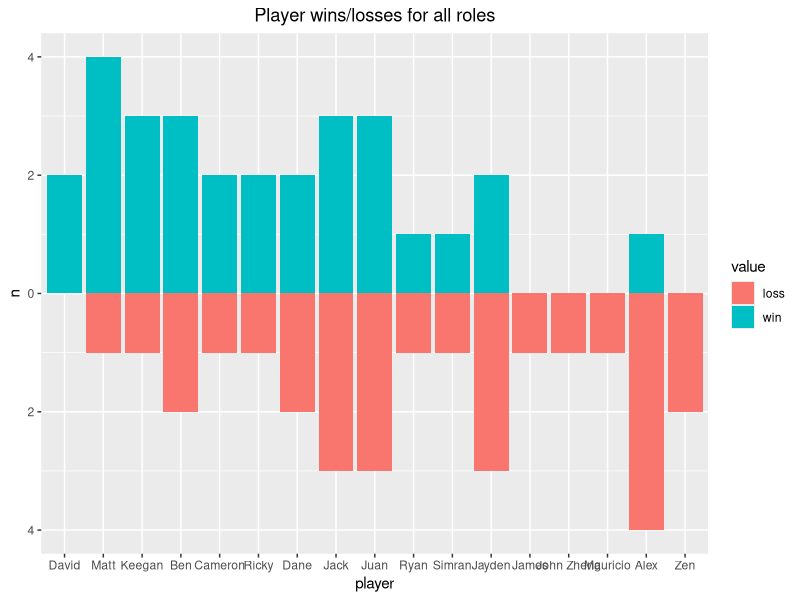
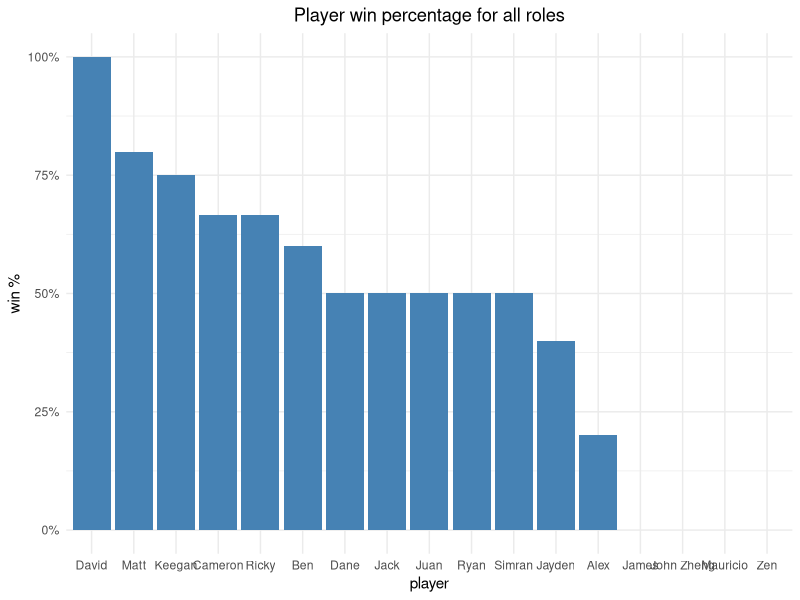
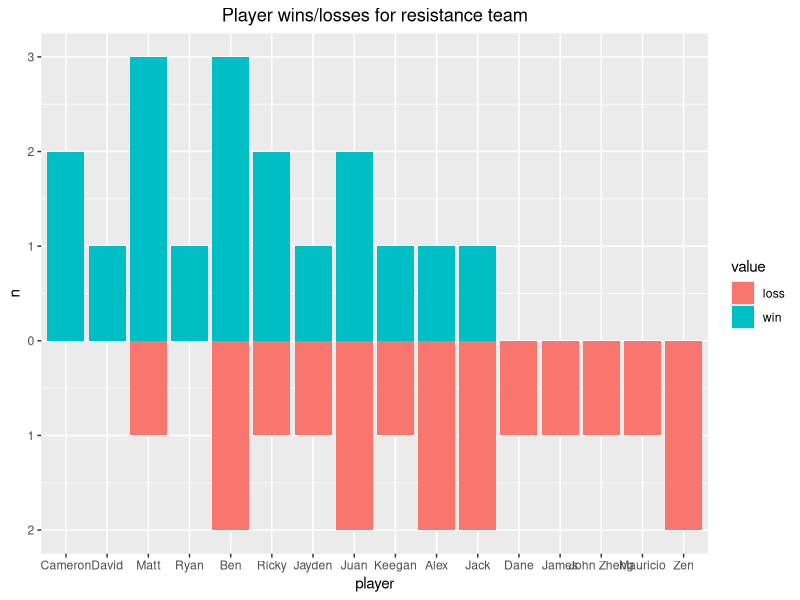
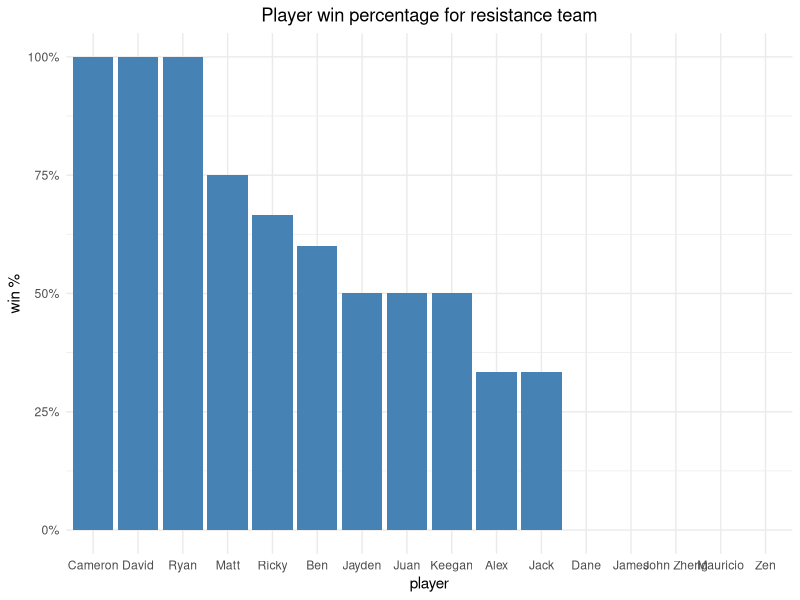
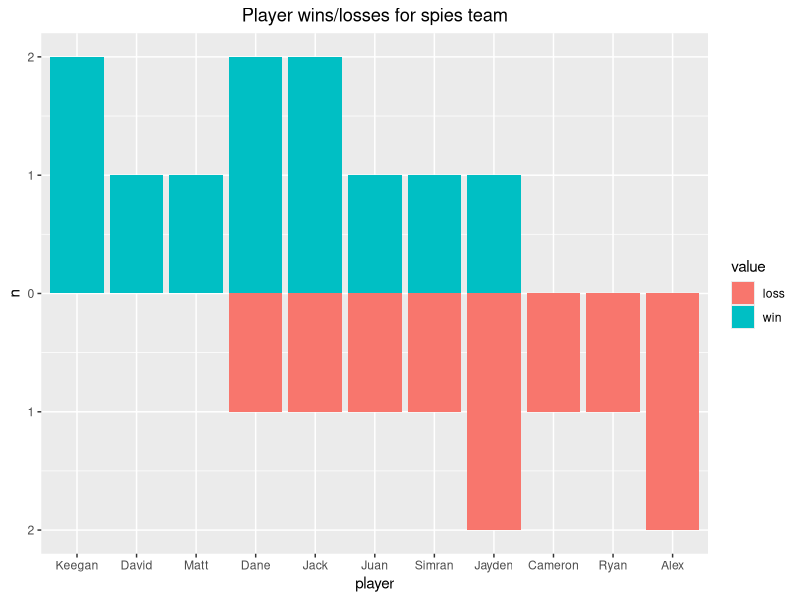
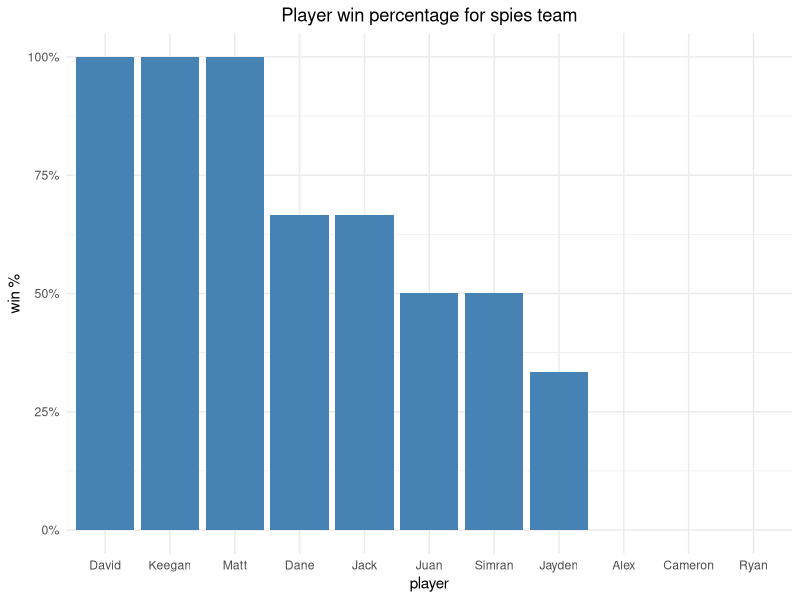
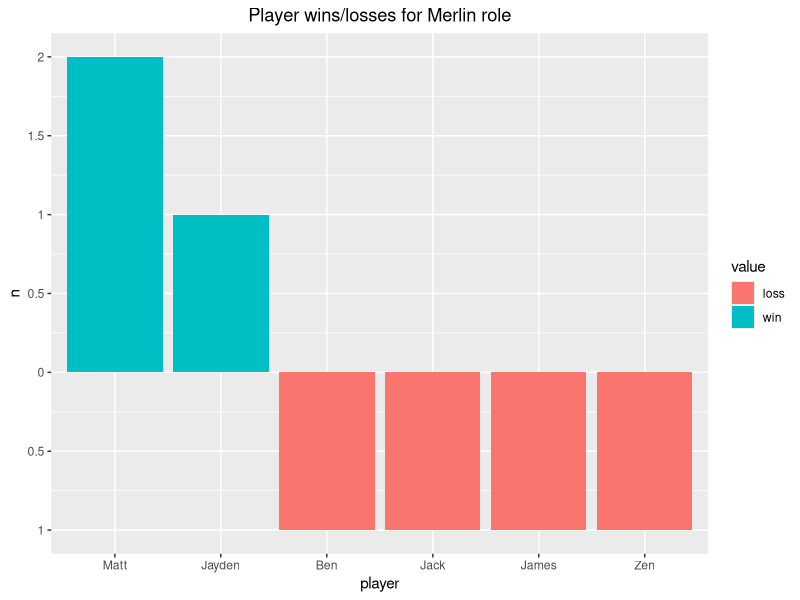
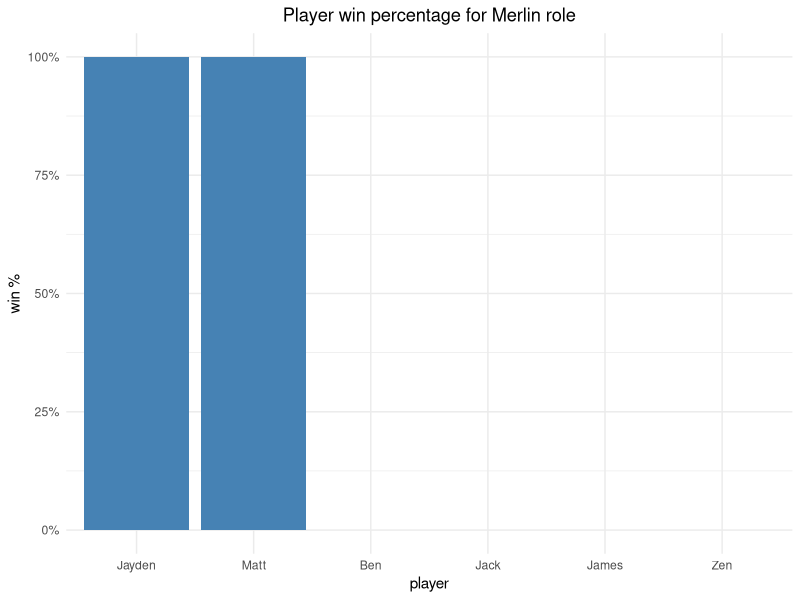

The R script that drew these images, in order:
#!/usr/bin/env Rscript

library(plyr)
suppressMessages(library(dplyr))
library(ggplot2)
library(reshape2)
library(scales)

# Helper functions
get_molten_results <- function(df) {
  return(melt(select(df, player, result), id.var = c("player")))
}

get_formatted_results <- function(molten_results) {
  results <- dcast(molten_results, player ~ value, value.var = "player", length)
  results <- transform(results, win_percent = win / (win + loss))

  return(results)
}

get_plot_wins_losses <- function(molten_results, title) {
  results_freq <- as.data.frame(molten_results %>% group_by(player, value) %>% tally())
  results_freq$n2 <- ifelse(results_freq$value == "loss", -1 * results_freq$n, results_freq$n)

  return(
    ggplot(data = results_freq)
    + geom_bar(aes(x = reorder(player, -n2), y = n2, fill = value), stat = "identity", position = "identity")
      + labs(title = title, x = "player", y = "n")
      + scale_y_continuous(label = abs, breaks = pretty_breaks())
      + theme(plot.title = element_text(hjust = 0.5))
  )
}

get_plots_win_percent <- function(results, title) {
  p_all_role_win_percent <- (
    ggplot(data = results, aes(x = reorder(player, -win_percent), y = win_percent))
    + geom_bar(stat = "identity", fill = "steelblue")
      + labs(title = title, x = "player", y = "win %")
      + scale_y_continuous(labels = scales::percent_format())
      + theme_minimal()
      + theme(plot.title = element_text(hjust = 0.5))
  )
}

# Load in data
raw_data <- readLines("data.txt")
raw_games <- split(raw_data[raw_data != ""], cumsum(raw_data == "")[raw_data != ""])

# Process data
games <- c()

for (game in raw_games) {
  raw_date <- unlist(strsplit(game[1], "\t"))[2]
  date <- as.Date(raw_date)

  raw_players <- unlist(strsplit(game[2], "\t"))[2]
  players <- as.numeric(raw_players)

  winning_team <- unlist(strsplit(game[3], "\t"))[2]

  # Make the game data frame
  game_df <- data.frame(
    sapply(
      game[4:(4 + players - 1)],
      function(line) unlist(strsplit(line, "\t"))
    )
  )
  game_df <- as.data.frame(t(unname(game_df)))
  colnames(game_df) <- c("player", "role")

  # Add in non-data frame attrs
  game_df.date <- date
  game_df.winning_team <- winning_team
  game_df.players <- players

  # Add team column
  game_df$team <- sapply(
    game_df[, "role"],
    function(role)
      if (role %in% c("merlin", "leffen", "resistance")) {
        "resistance"
      } else {
        "spies"
      }
  )

  # Add result column
  game_df$result <- sapply(
    game_df[, "team"],
    function(role)
      if (role == "resistance" & winning_team == "resistance") {
        "win"
      } else if (role == "spies" & winning_team == "spies") {
        "win"
      } else {
        "loss"
      }
  )

  games <- c(games, list(game_df))
}

# Put all games into a big dataframe
big_df <- rbind.fill(games)

# All roles
all_role_molten_results <- get_molten_results(big_df)
all_role_results <- get_formatted_results(all_role_molten_results)

p_all_role_wins_losses <- get_plot_wins_losses(all_role_molten_results, title = "Player wins/losses for all roles")
x11()
print(p_all_role_wins_losses)

p_all_role_win_percent <-get_plots_win_percent(all_role_results, title = "Player win percentage for all roles")
x11()
print(p_all_role_win_percent)

# Resistance team
resistance_molten_results <- get_molten_results(big_df[big_df$team == "resistance", ])
resistance_results <- get_formatted_results(resistance_molten_results)

p_resistance_wins_losses <- get_plot_wins_losses(resistance_molten_results, title = "Player wins/losses for resistance team")
x11()
print(p_resistance_wins_losses)

p_resistance_win_percent <-get_plots_win_percent(resistance_results, title = "Player win percentage for resistance team")
x11()
print(p_resistance_win_percent)

# Spies team
spies_molten_results <- get_molten_results(big_df[big_df$team == "spies", ])
spies_results <- get_formatted_results(spies_molten_results)

p_spies_wins_losses <- get_plot_wins_losses(spies_molten_results, title = "Player wins/losses for spies team")
x11()
print(p_spies_wins_losses)

p_spies_win_percent <-get_plots_win_percent(spies_results, title = "Player win percentage for spies team")
x11()
print(p_spies_win_percent)

# Merlin role
merlin_molten_results <- get_molten_results(big_df[big_df$role == "merlin", ])
merlin_results <- get_formatted_results(merlin_molten_results)

p_merlin_wins_losses <- get_plot_wins_losses(merlin_molten_results, title = "Player wins/losses for Merlin role")
x11()
print(p_merlin_wins_losses)

p_merlin_win_percent <-get_plots_win_percent(merlin_results, title = "Player win percentage for Merlin role")
x11()
print(p_merlin_win_percent)

# Wait for user to kill script (uncomment this if running with Rscript)
#Sys.sleep(999999999999)
